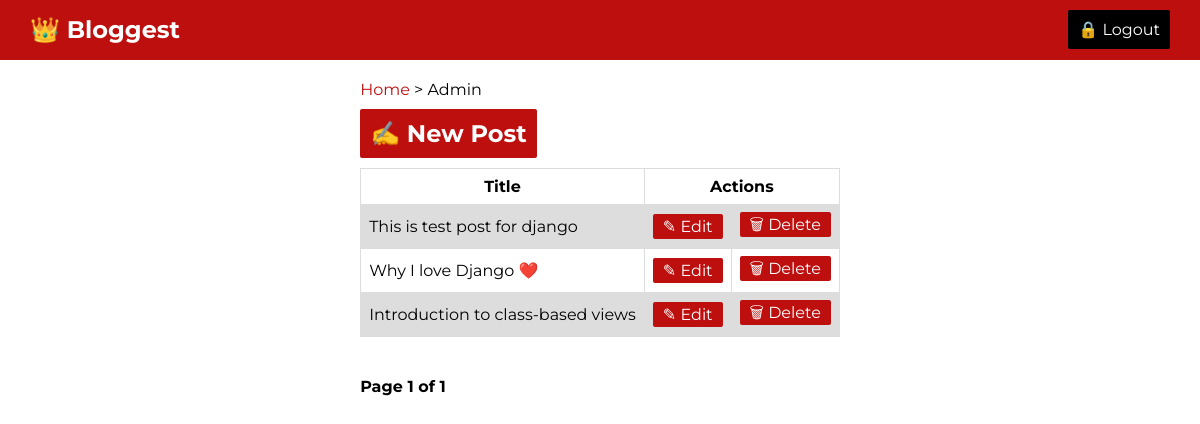
/dashboard/ (signed in), run on an earlier commit of the app's database.
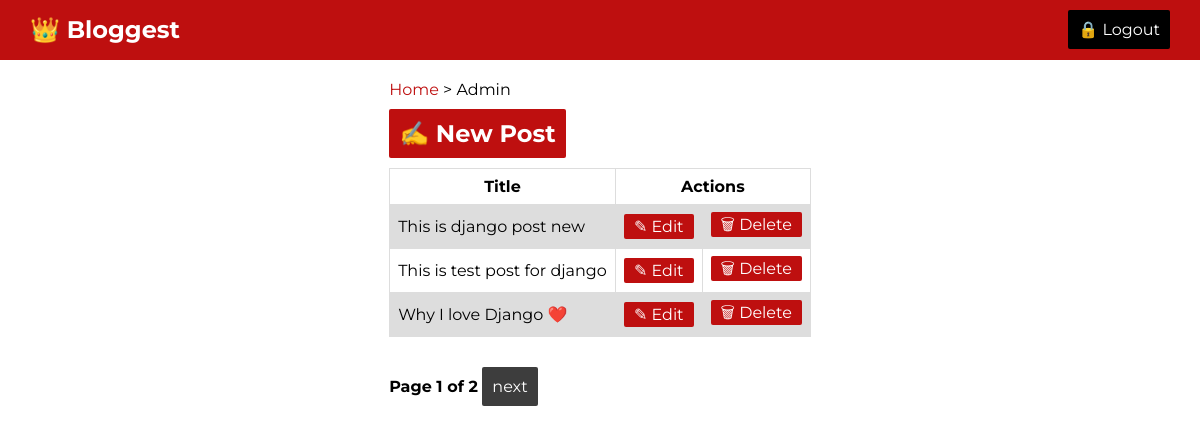
And on a later commit of the database.
### blog/models.py (models this page shows, shortened)
class Post(models.Model):
    title = models.CharField(max_length=200)
    content = models.TextField()
    pub_date = models.DateTimeField(auto_now_add=True)
    view_count = models.PositiveIntegerField(default=0)
    author = models.ForeignKey(User, on_delete=models.CASCADE)
    category = models.ForeignKey(Category, on_delete=models.CASCADE)

### blog/views.py (the view)
# urls.py: path('dashboard/', views.Dashboard.as_view(), name="dashboard"),
@method_decorator(login_required, name='dispatch')
class Dashboard(View):
    def get(self, reqeust, *args,**kwargs):
        view = Home.as_view(
            template_name = "blog/admin_page.html",
            paginate_by = 3
        )
        return view(reqeust, *args, **kwargs)

### templates/blog/admin_page.html
{% extends 'base.html' %}
{% block breadcrumb %}{{ block.super }} > Admin{% endblock %}
{% block content %}
    <div class="blog-table">
        <h2><a href="#">&#9997 New Post</a></h2>
        <table>
            <tr>
                <th>Title</th>
                <th colspan="2">Actions</th>
            </tr>
            {% for post in posts %}
                <tr>
                    <td>{{ post.title }}</td>
                    <td><a href="{% url 'post_update' post.id %}">&#9998 Edit</a></td>
                    <td><a href="{% url 'post_delete' post.id %}">&#128465 Delete</a></td>
                </tr>
            {% endfor %}
        </table>
    </div>
    {% include 'blog/pagination_links.html' %}
{% endblock %}

What changed in the data, as far as the page shows it:
no longer on this page (row unchanged): Post: title "Introduction to class-based views"
added Post: title "This is django post new"
Also different on the page:
{{ page_obj.paginator.num_pages }}: "1" → "2"
text now shown: "next"
